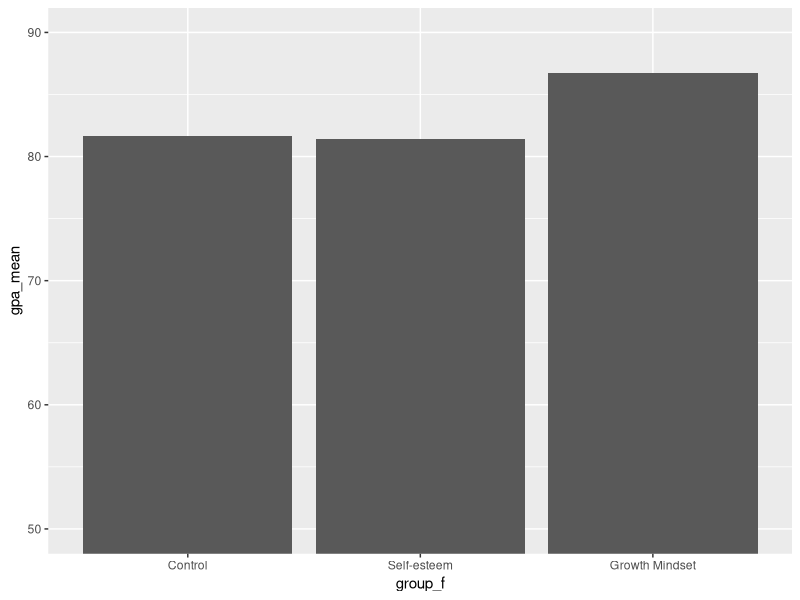
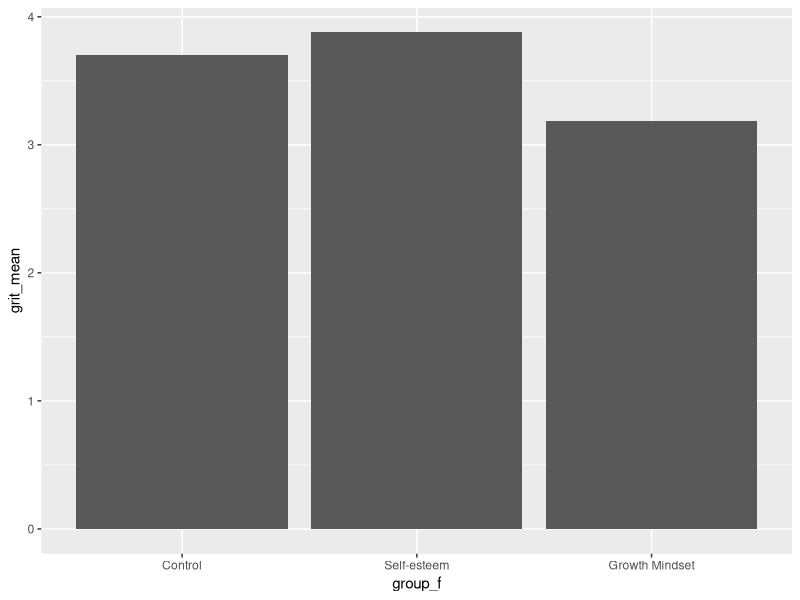
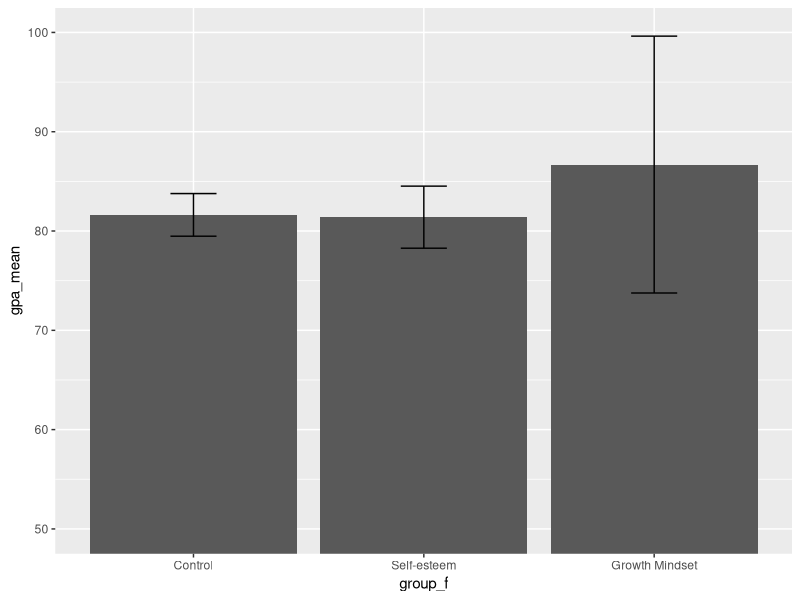
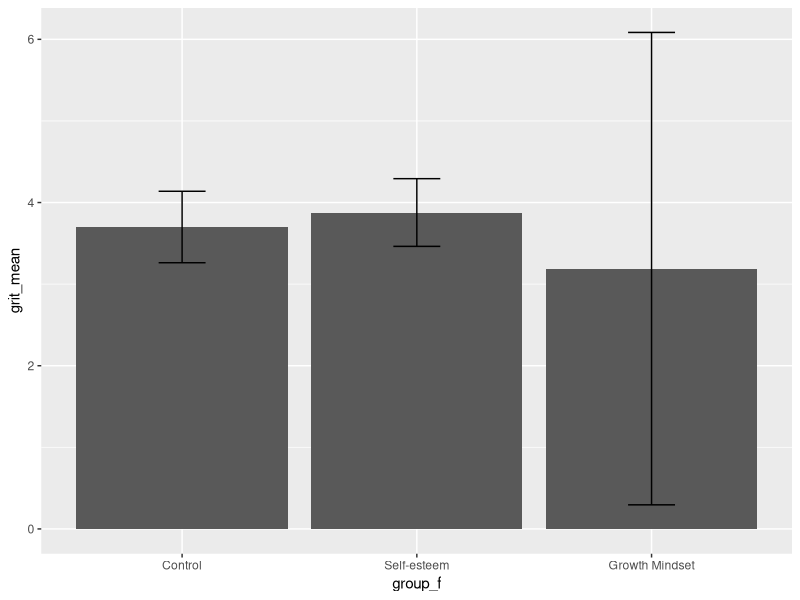
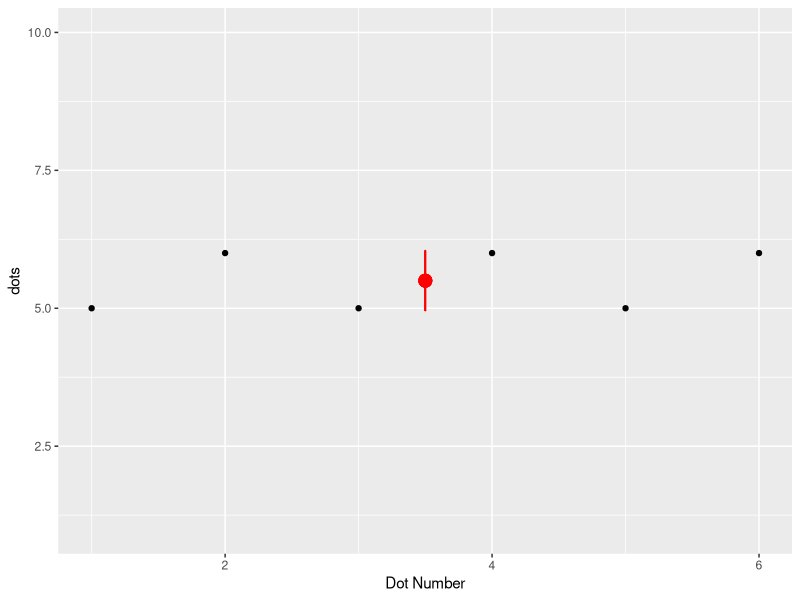
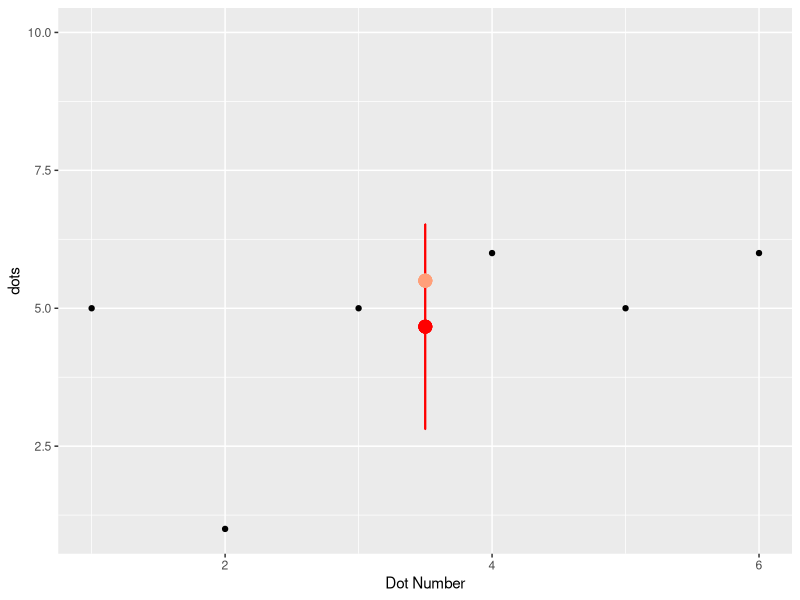
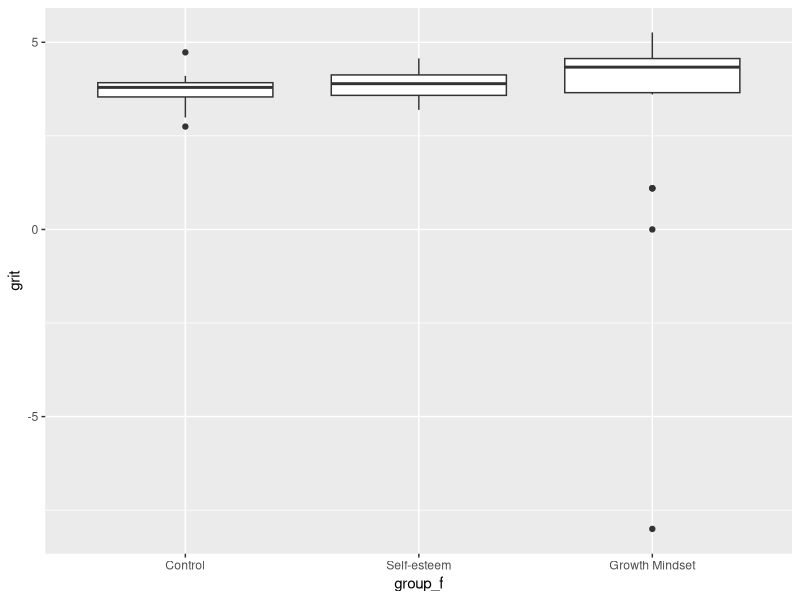
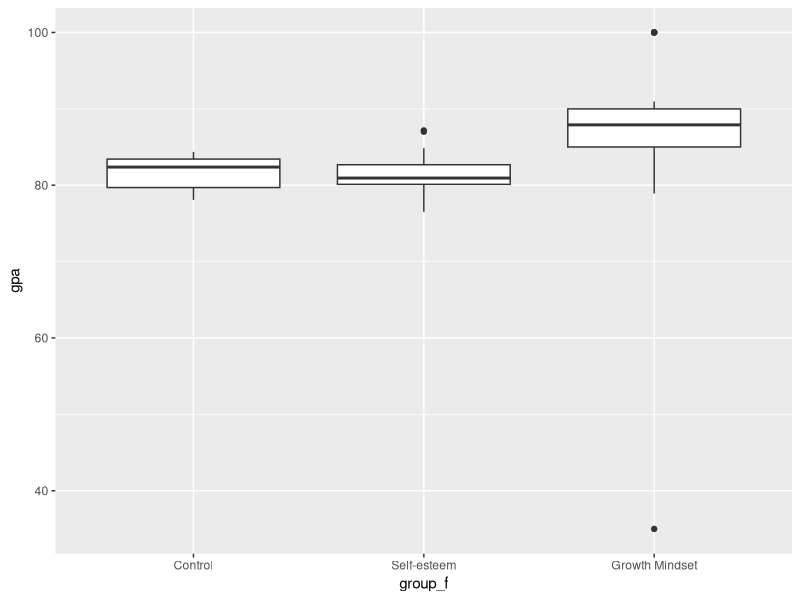

These charts were generated, in order, by the following R code: (Note: this script raises an error after producing the figures.)
## ---- chunk 1

library(tidyverse) # For dplyr, ggplot2, etc.
library(magrittr) # for pipes
library(psych) #for factanal, alpha

## ---- chunk 2

##reminder: "header = TRUE" tells the function that the top row of our data is, in fact, variable *names* and not actual data; "stringsAsFactors = TRUE" reads in character (aka string) variables (like our group_f variable) as factors rather than characters.
gm <- read.csv("growth mindset study_cleaned3.csv", header = TRUE, stringsAsFactors = TRUE)

gm %<>% mutate(group_f = ordered(group_f, levels = c("Control", "Self-esteem", "Growth Mindset")))
## ---- chunk 3
gm_means <- gm %>% 
              group_by(group_f) %>% 
                summarise(gpa_mean = mean(gpa, na.rm = TRUE), 
                          gpa_sd = sd(gpa, na.rm = TRUE), 
                          grit_mean = mean(grit, na.rm = TRUE), 
                          grit_sd = sd(grit, na.rm = TRUE))
## ---- chunk 4
gm_means %>%
  ggplot(aes(x = group_f, y = gpa_mean)) +
  geom_col() +
  coord_cartesian(ylim = c(50, 90))

gm_means %>%
  ggplot(aes(x = group_f, y = grit_mean)) +
  geom_col()

## ---- chunk 5
gm_means %>%
  ggplot(aes(x = group_f, y = gpa_mean)) +
  geom_col() +
  geom_errorbar(aes(ymin=gpa_mean-gpa_sd, ymax=gpa_mean+gpa_sd), width=.2) +
  coord_cartesian(ylim = c(50, 100))

gm_means %>%
  ggplot(aes(x = group_f, y = grit_mean)) +
  geom_col() +
  geom_errorbar(aes(ymin=grit_mean-grit_sd, ymax=grit_mean+grit_sd), width=.2)

## ---- chunk 6

dots <- c(5, 6, 5, 6, 5, 6)
num <- c(1, 2, 3, 4, 5, 6)
dotsnum <- cbind.data.frame(dots, num)

dotsnum %>% ggplot() +
  geom_point(aes(x = num, y = dots)) + coord_cartesian(ylim = c(1, 10))+
  geom_point(aes(x = mean(num), y = mean(dots)), colour="red", size = 4) + xlab("Dot Number")+
  geom_errorbar(aes(x = mean(num), y = mean(dots), ymin = mean(dots)-sd(dots), ymax = mean(dots)+sd(dots)), width = .001, color = "red")

## ---- chunk 7

dots <- c(5, 1, 5, 6, 5, 6)
num <- c(1, 2, 3, 4, 5, 6)
dotsnum <- cbind.data.frame(dots, num)

dotsnum %>% ggplot() +
  geom_point(aes(x = num, y = dots)) + coord_cartesian(ylim = c(1, 10))+
  geom_point(aes(x = mean(num), y = mean(dots)), color="red", size = 4) + xlab("Dot Number") +
  geom_errorbar(aes(x = mean(num), y = mean(dots), ymin = mean(dots)-sd(dots), ymax = mean(dots)+sd(dots)), width = .001, color = "red") +
  geom_point(aes(x = mean(num), y = 5.5), color="lightsalmon1", size = 4) #+
  #geom_errorbar(aes(x = mean(num), y = 5.5, ymin = 5, ymax = 6), width = .001, color = "lightsalmon1")

## ---- chunk 8
gm %>% ggplot() +
  geom_boxplot(aes(x = group_f, y = grit))

gm %>% ggplot() +
  geom_boxplot(aes(x = group_f, y = gpa))
## ---- chunk 9

gm %>% select(id, grit) %>% filter(grit < 1)
gm %>% select(id, gpa) %>% filter(gpa < 50)

## ---- chunk 10
#the function ifelse() works like this: ifelse(if_condition, then_do_this, otherwise_do_this). So here, the first one would be read as: "if grit is less than one, than code as missing, otherwise code the same as the original grit variable".

gm2 <- gm %>% mutate(
  
  grit = ifelse(grit < 1, NA, grit),
  gpa = ifelse(gpa < 50, NA, gpa)
  
)

## ---- chunk 11
gm2 %>% ggplot() +
  geom_boxplot(aes(x = group_f, y = grit))

gm2 %>% ggplot() +
  geom_boxplot(aes(x = group_f, y = gpa))

## ---- chunk 12

gm2 %>% 
  select(id, gpa) %>% 
  mutate(z_gpa = scale(gpa)) %>% 
  filter(z_gpa>=3| z_gpa<=-3)

gm2 %>% 
  select(grit) %>% 
  mutate(z_grit = scale(grit)) %>% 
  filter(z_grit>=3 | z_grit<=-3)

## ---- chunk 13
gm2.no.out <- gm2 %>% mutate(
  
  grit = ifelse(scale(grit) < -3, 
                NA,
                grit)
  
)
## ---- chunk 14
gm_means <- gm2.no.out %>% 
              group_by(group_f) %>% 
                summarise(gpa_mean = mean(gpa, na.rm = TRUE), 
                          gpa_sd = sd(gpa, na.rm = TRUE), 
                          grit_mean = mean(grit, na.rm = TRUE), 
                          grit_sd = sd(grit, na.rm = TRUE))

gm_means %>%
  ggplot(aes(x = group_f, y = gpa_mean)) +
  geom_col() +
  geom_errorbar(aes(ymin=gpa_mean-gpa_sd, ymax=gpa_mean+gpa_sd), width=.2) +
  coord_cartesian(ylim = c(50, 100))

gm_means %>%
  ggplot(aes(x = group_f, y = grit_mean)) +
  geom_col() +
  geom_errorbar(aes(ymin=grit_mean-grit_sd, ymax=grit_mean+grit_sd), width=.2)

## ---- chunk 15
mtcars %>% ggplot(aes(mpg,wt))+geom_point()+
  geom_point(data = mtcars %>% summarise_all(mean),size=5,color="red")+
  annotate(geom = "label",x = 25,y= 2.5, label = "A",color="blue",shape=7,size=3)+
  annotate(geom = "label",x = 25,y= 4,label = "B",color="blue",shape=7,size=3)+
  labs(y = "Weight", x= "Mileage")

## ---- chunk 16
MO_Detection = function (CompleteDataset, AnalyzedDataset, alpha = 0.001) {
  Means = colMeans(AnalyzedDataset, na.rm = T)
  Covariance = cov(AnalyzedDataset, use = "pairwise.complete.obs")
  Distances = mahalanobis(AnalyzedDataset, Means, Covariance)
  cutoff = qchisq(1-alpha, ncol(AnalyzedDataset))
  remain = Distances < cutoff
  PlotData = AnalyzedDataset %>% 
    mutate(ID = 1:nrow(AnalyzedDataset), 
           Distance = Distances, 
           Outlier = factor(remain,labels = c("Yes","No")))
  n = nrow(AnalyzedDataset) - sum(remain)
  report = paste(n, "cases were multivariate outliers")
  print(report)
  p = ggplot(PlotData, aes(ID, Distance, color = Outlier)) + 
    geom_point() + 
    labs(title = "Multivariate Outliers",
         subtitle = report)
    theme(legend.position = "bottom")
  print(p)

  return(CompleteDataset %>% filter(remain))
}
## ---- chunk 17
gm_noout = MO_Detection(gm, gm[7:9],alpha =0.001)
## ---- chunk 18
gm_noout = MO_Detection(gm, gm[7:9],alpha =0.00000001)
## ---- chunk 19
gm.full <- read.csv("growth mindset study.csv")

library(psych)

view(gm.full)
## ---- chunk 20

gm.full %<>% select(starts_with("grit"))

## ---- chunk 21
grit.a <- alpha(gm.full)

grit.a
## ---- chunk 22
grit.a$total$raw_alpha
## ---- chunk 23
rbar <- grit.a$total$average_r
## ---- chunk 24
k <- 4
## ---- chunk 25
alpha.by.hand <- (k*rbar)/(1+(k - 1)*rbar)

alpha.by.hand
## ---- chunk 26
sps = (read.csv("Confidence in Science.csv"))
View(sps)
## ---- chunk 27
sps %>% cor() %>% round(2)
## ---- chunk 28
KMO(sps)
## ---- chunk 29
psych::cortest.bartlett(sps)
## ---- chunk 30
sps %>% cor %>% eigen(only.values = T)
## ---- chunk 31
sps %>% cor %>% eigen(only.values = T) %>% `$`(values) %>% enframe() %>% ggplot(aes(name,value))+geom_point()+geom_line()

## ---- chunk 32
# install.packages("corrplot")

sps %>% #data
  cor() %>% #generate correlations
  corrplot::corrplot(tl.col = "black",order = "hclust") #visualize. Hclust orders correlations.
## ---- chunk 33
principal(r = sps,nfactors = 2)
fit = fa(r = sps,nfactors = 2,fm = "uls")

fit
## ---- chunk 34
#MAKE SURE TO SCROLL UP IN THE CONSOLE OUPUT - SOMETIMES THE OUTPUT HERE GETS CUTOFF!
fit = fa(r = sps,nfactors = 2,fm = "uls",rotate = "oblimin")
print.psych(fit,cut=.3,sort=T)
## ---- chunk 35
plot(fit)
## ---- chunk 36
fit$scores %>% as.data.frame() %>% 
  rename(Pseudoscience = ULS1,
         Science = ULS2) %>% 
  mutate(Category = case_when(Science>0 & Pseudoscience>0 ~ "Believes all",
                              Science<0 & Pseudoscience<0 ~ "Skeptic",
                              Science>0 & Pseudoscience<0 ~ "Only Science",
                              Science<0 & Pseudoscience>0 ~ "Only Pseudocience")) %>% 
  ggplot(aes(Science,Pseudoscience,col=Category))+
  geom_point()+
  geom_hline(yintercept = 0)+
  geom_vline(xintercept = 0)+
  labs(title = "Belief in science is unrelated from belief in pseudoscience")+
  theme(legend.position = "bottom")
